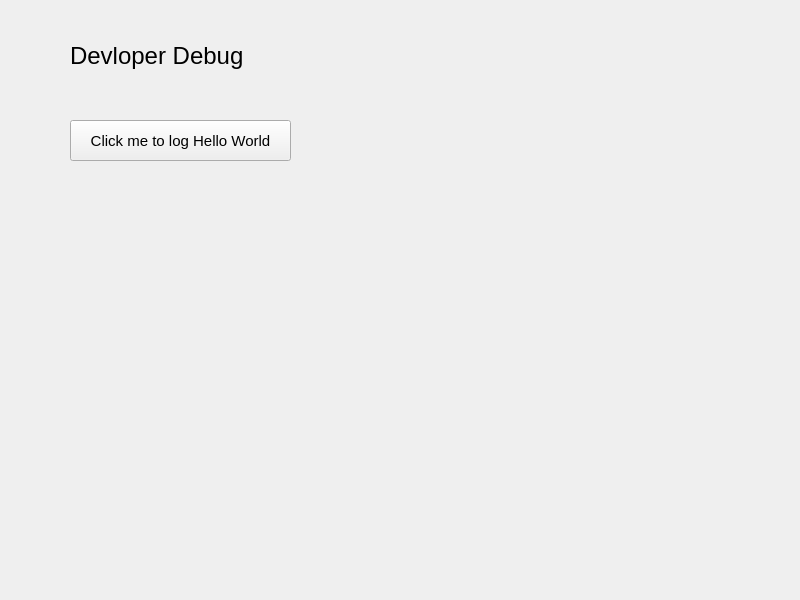
<?xml version="1.0" encoding="UTF-8"?>
<ui version="4.0">
 <class>VMainWindow</class>
 <widget class="QWidget" name="VMainWindow">
  <property name="geometry">
   <rect>
    <x>0</x>
    <y>0</y>
    <width>800</width>
    <height>600</height>
   </rect>
  </property>
  <property name="windowTitle">
   <string>TheCalculator</string>
  </property>
  <widget class="QLabel" name="_label00">
   <property name="geometry">
    <rect>
     <x>70</x>
     <y>40</y>
     <width>181</width>
     <height>31</height>
    </rect>
   </property>
   <property name="font">
    <font>
     <pointsize>18</pointsize>
    </font>
   </property>
   <property name="text">
    <string>Devloper Debug</string>
   </property>
  </widget>
  <widget class="QPushButton" name="dBtnLog">
   <property name="geometry">
    <rect>
     <x>70</x>
     <y>120</y>
     <width>221</width>
     <height>41</height>
    </rect>
   </property>
   <property name="font">
    <font>
     <pointsize>11</pointsize>
    </font>
   </property>
   <property name="text">
    <string>Click me to log Hello World</string>
   </property>
  </widget>
 </widget>
 <resources/>
 <connections/>
</ui>
